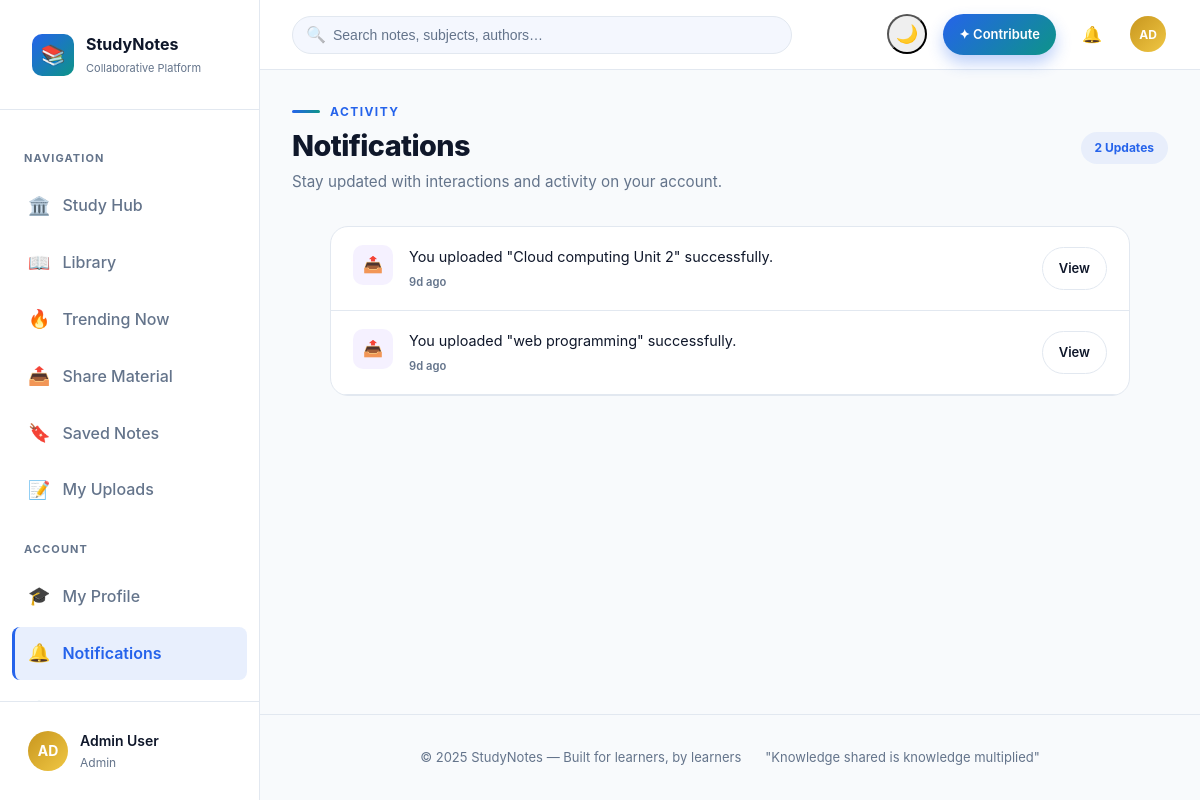
Page /notifications (signed in) on the committed database.
### tables this page shows
CREATE TABLE users (
    id            INTEGER PRIMARY KEY AUTOINCREMENT,
    name          TEXT    NOT NULL,
    email         TEXT    NOT NULL UNIQUE,
    password_hash TEXT    NOT NULL,
    role          TEXT    NOT NULL DEFAULT 'student',  -- 'student' | 'admin'
    bio           TEXT    DEFAULT '',
    avatar        TEXT    DEFAULT '',          -- initials used in UI
    is_blocked    INTEGER DEFAULT 0,
    last_login    TEXT    DEFAULT NULL,
    created_at    TEXT    NOT NULL DEFAULT (strftime('%Y-%m-%dT%H:%M:%S','now'))
);

CREATE TABLE notifications (
    id          INTEGER PRIMARY KEY AUTOINCREMENT,
    user_id     INTEGER NOT NULL REFERENCES users(id) ON DELETE CASCADE,
    type        TEXT    NOT NULL DEFAULT 'info',  -- like|comment|upload|info
    message     TEXT    NOT NULL,
    link        TEXT    DEFAULT '',
    read        INTEGER DEFAULT 0,
    created_at  TEXT    NOT NULL DEFAULT (strftime('%Y-%m-%dT%H:%M:%S','now'))
);

### app.py (the view)
@app.route('/notifications')
@login_required
def notifications():
    uid = session['user_id']
    notifs = query("SELECT * FROM notifications WHERE user_id=? ORDER BY created_at DESC LIMIT 50", (uid,))
    execute("UPDATE notifications SET read=1 WHERE user_id=?", (uid,))
    return render_template('notifications.html', notifications=notifs)

### app.py (called while the page is built)
def get_db():
    if 'db' not in g:
        g.db = sqlite3.connect(DATABASE)
        g.db.row_factory = sqlite3.Row   # dict-style rows
        g.db.execute("PRAGMA foreign_keys = ON")
        g.db.execute("PRAGMA journal_mode = WAL")
    return g.db

def query(sql, args=(), one=False):
    cur = get_db().execute(sql, args)
    rows = cur.fetchall()
    return (rows[0] if rows else None) if one else rows

def execute(sql, args=()):
    db = get_db()
    cur = db.execute(sql, args)
    db.commit()
    return cur.lastrowid

def login_required(f):
    @wraps(f)
    def decorated(*args, **kwargs):
        if 'user_id' not in session:
            flash('Please sign in to continue.', 'warning')
            return redirect(url_for('login', next=request.path))
        return f(*args, **kwargs)
    return decorated

@app.context_processor
def inject_globals():
    user = None
    if 'user_id' in session:
        user = query("SELECT * FROM users WHERE id = ?", (session['user_id'],), one=True)
    notif_count = 0
    if user:
        notif_count = query(
            "SELECT COUNT(*) as c FROM notifications WHERE user_id=? AND read=0",
            (user['id'],), one=True
        )['c']
    return dict(current_user=user, notif_count=notif_count)

@app.template_filter('timeago')
def timeago_filter(dt_str):
    try:
        dt = datetime.fromisoformat(str(dt_str))
        diff = datetime.utcnow() - dt
        s = diff.total_seconds()
        if s < 60:       return 'just now'
        if s < 3600:     return f"{int(s//60)}m ago"
        if s < 86400:    return f"{int(s//3600)}h ago"
        if s < 2592000:  return f"{int(s//86400)}d ago"
        return dt.strftime('%d %b %Y')
    except Exception:
        return str(dt_str)

### templates/notifications.html (shortened to what this page needs)
{% extends "base.html" %}
{% block content %}
<div
  style="display: flex; align-items: center; justify-content: space-between; flex-wrap: wrap; gap: 20px; margin-bottom: 32px;">
  <div>
    <div style="display: flex; align-items: center; gap: 10px; margin-bottom: 8px;">
      <span
        style="width: 28px; height: 3px; background: linear-gradient(90deg, var(--clr-primary), var(--clr-secondary)); border-radius: 2px;"></span>
      <span
        style="font-size: 0.75rem; font-weight: 700; text-transform: uppercase; letter-spacing: 0.12em; color: var(--clr-primary);">
        Activity
      </span>
    </div>
    <h1 style="color: var(--clr-text); font-weight: 800; font-size: 1.8rem; margin-bottom: 6px;">
      Notifications
    </h1>
    <p style="color: var(--clr-text-soft); font-size: 0.95rem;">
      Stay updated with interactions and activity on your account.
    </p>
  </div>
  {% if notifications %}
  <div style="padding: 6px 14px; border-radius: 20px; background: rgba(37,99,235,0.08);
              color: var(--clr-primary); font-size: 0.75rem; font-weight: 700;">
    {{ notifications|length }} Updates
  </div>
  {% endif %}
</div>
<div class="card" style="max-width: 800px; margin: 0 auto; padding: 0; border-radius: 18px; overflow: hidden;">
  {% set type_config = {
  'like': ('❤️', '#ef4444'),
  'comment': ('💬', 'var(--clr-primary)'),
  'upload': ('📤', '#8b5cf6'),
  'info': ('ℹ️', 'var(--clr-text-soft)')
  } %}
  {% for n in notifications %}
  {% set ico, color = type_config.get(n.type, ('🔔','var(--clr-primary)')) %}
  <div style="display: flex; gap: 16px; padding: 18px 22px;
              border-bottom: 1px solid var(--clr-border);
              transition: all 0.2s ease;
              {% if not n.read %}background: rgba(37,99,235,0.04);{% endif %}"
    onmouseover="this.style.background='rgba(37,99,235,0.06)'"
    onmouseout="this.style.background='{{ 'rgba(37,99,235,0.04)' if not n.read else 'transparent' }}'">
    <div style="width: 40px; height: 40px; border-radius: 10px;
                display: flex; align-items: center; justify-content: center;
                font-size: 16px; flex-shrink: 0;
                background: {{ color }}15; color: {{ color }};">
      {{ ico }}
    </div>
    <div style="flex: 1;">
      <div style="font-size: 0.9rem; color: var(--clr-text); margin-bottom: 6px;">
        {{ n.message }}
      </div>
      <div style="display: flex; align-items: center; gap: 12px; flex-wrap: wrap;">
        <span style="font-size: 0.7rem; color: var(--clr-text-soft); font-weight: 600;">
          {{ n.created_at|timeago if n.created_at else 'Just now' }}
        </span>
      </div>
    </div>
    {% if n.link %}
    <a href="{{ n.link }}" class="btn btn-s btn-sm" style="align-self: center;">
      View
    </a>
    {% endif %}
  </div>
  {% endfor %}
</div>
{% endblock %}

### templates/base.html (shortened to what this page needs)
<!DOCTYPE html>
<html lang="en" data-theme="light">
<head>
</head>
<body>
  {% if current_user %}
  <div class="app">
    <aside class="sidebar" id="sidebar">
      <div class="s-logo">
        <div class="s-mark">📚</div>
        <div class="s-txt">StudyNotes<small>Collaborative Platform</small></div>
      </div>
      <nav class="s-nav">
        <div class="nav-sec">Navigation</div>
        <a href="{{ url_for('index') }}" class="nav-a {% if request.endpoint == 'index' %}on{% endif %}">
          <span class="nav-ico">🏛️</span> Study Hub
        </a>
        <a href="{{ url_for('notes') }}"
          class="nav-a {% if request.endpoint in ('notes', 'note_detail', 'browse_tag') %}on{% endif %}">
          <span class="nav-ico">📖</span> Library
        </a>
        <a href="{{ url_for('trending') }}" class="nav-a {% if request.endpoint == 'trending' %}on{% endif %}">
          <span class="nav-ico">🔥</span> Trending Now
        </a>
        <a href="{{ url_for('upload') }}" class="nav-a {% if request.endpoint == 'upload' %}on{% endif %}">
          <span class="nav-ico">📤</span> Share Material
        </a>
        <a href="{{ url_for('bookmarks') }}" class="nav-a {% if request.endpoint == 'bookmarks' %}on{% endif %}">
          <span class="nav-ico">🔖</span> Saved Notes
        </a>
        <a href="{{ url_for('my_notes') }}" class="nav-a {% if request.endpoint == 'my_notes' %}on{% endif %}">
          <span class="nav-ico">📝</span> My Uploads
        </a>
        <div class="nav-sec">Account</div>
        <a href="{{ url_for('profile') }}" class="nav-a {% if request.endpoint == 'profile' %}on{% endif %}">
          <span class="nav-ico">🎓</span> My Profile
        </a>
        <a href="{{ url_for('notifications') }}"
          class="nav-a {% if request.endpoint == 'notifications' %}on{% endif %}">
          <span class="nav-ico">🔔</span> Notifications
        </a>
        <a href="{{ url_for('change_password') }}"
          class="nav-a {% if request.endpoint == 'change_password' %}on{% endif %}">
          <span class="nav-ico">🔒</span> Change Password
        </a>
      </nav>
      <div class="s-foot">
        <a href="{{ url_for('profile') }}" class="s-user">
          <div class="av"
            style="background:linear-gradient(135deg, {{ '#c8961e' if current_user.role == 'admin' else '#2d3a8c' }}, {{ '#f0c744' if current_user.role == 'admin' else '#4a5ba8' }})">
            {{ current_user.name[:2].upper() }}
          </div>
          <div>
            <div class="u-nm">{{ current_user.name }}</div>
            <div class="u-rl">{{ current_user.role }}</div>
          </div>
        </a>
      </div>
    </aside>
    <div class="main">
      <header class="hdr">
        <form class="h-search" action="{{ url_for('notes') }}" method="get">
          <span class="s-ico">🔍</span>
          <input type="text" name="q" placeholder="Search notes, subjects, authors…"
            value="{{ request.args.get('q', '') }}" autocomplete="off" />
        </form>
        <div class="h-right">
          <button class="ib theme-btn" onclick="toggleTheme()" title="Toggle Theme" id="theme-btn">
          </button>
          <a href="{{ url_for('upload') }}" class="btn btn-p btn-sm">✦ Contribute</a>
          <a href="{{ url_for('notifications') }}" class="ib" title="Notifications">
            🔔
          </a>
          <a href="{{ url_for('profile') }}" class="ib" title="Profile">
            <div class="av"
              style="width:36px; height:36px; font-size:12px; background:linear-gradient(135deg, {{ '#c8961e' if current_user.role == 'admin' else '#2d3a8c' }}, {{ '#f0c744' if current_user.role == 'admin' else '#4a5ba8' }})">
              {{ current_user.name[:2].upper() }}
            </div>
          </a>
        </div>
      </header>
      <div class="page">
        {% block content %}{% endblock %}
      </div>
      <div class="page-foot">
        <span>© 2025 StudyNotes — Built for learners, by learners</span>
        <span>"Knowledge shared is knowledge multiplied"</span>
      </div>
    </div>
  </div>
  {% endif %}
</body>
</html>

### rows in the picture
users: name "AD", name "Admin User", role "Admin"
notifications: ico "📤", message "You uploaded \"Cloud computing Unit 2\" successfully.", created_at "9d ago"
notifications: ico "📤", message "You uploaded \"web programming\" successfully.", created_at "9d ago"

### other values in the picture
{{ notifications|length }} "2"
